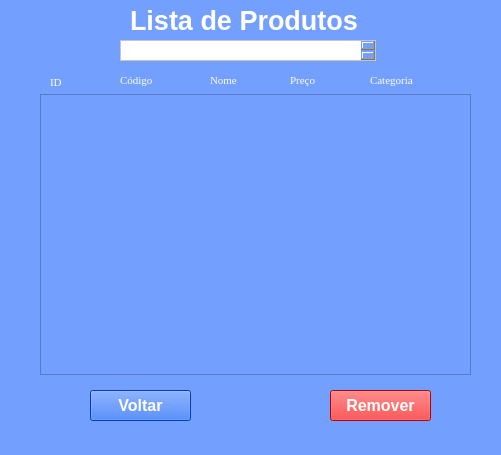
<?xml version="1.0" encoding="UTF-8"?>
<ui version="4.0">
 <class>MainWindow</class>
 <widget class="QMainWindow" name="MainWindow">
  <property name="geometry">
   <rect>
    <x>0</x>
    <y>0</y>
    <width>501</width>
    <height>455</height>
   </rect>
  </property>
  <property name="windowTitle">
   <string>MainWindow</string>
  </property>
  <property name="styleSheet">
   <string notr="true">background-color: rgb(115, 159, 255);</string>
  </property>
  <widget class="QWidget" name="centralwidget">
   <widget class="QLabel" name="labelTitulo">
    <property name="geometry">
     <rect>
      <x>130</x>
      <y>0</y>
      <width>241</width>
      <height>41</height>
     </rect>
    </property>
    <property name="font">
     <font>
      <pointsize>20</pointsize>
      <weight>75</weight>
      <bold>true</bold>
     </font>
    </property>
    <property name="styleSheet">
     <string notr="true">color: rgb(255, 255, 255);</string>
    </property>
    <property name="text">
     <string>Lista de Produtos</string>
    </property>
   </widget>
   <widget class="QTableWidget" name="tabela">
    <property name="geometry">
     <rect>
      <x>40</x>
      <y>94</y>
      <width>431</width>
      <height>281</height>
     </rect>
    </property>
    <property name="font">
     <font>
      <family>Times New Roman</family>
      <pointsize>12</pointsize>
      <weight>75</weight>
      <bold>true</bold>
     </font>
    </property>
    <property name="styleSheet">
     <string notr="true">color: rgb(255, 255, 255);</string>
    </property>
    <property name="autoScrollMargin">
     <number>16</number>
    </property>
    <property name="dragDropOverwriteMode">
     <bool>false</bool>
    </property>
    <property name="selectionMode">
     <enum>QAbstractItemView::ExtendedSelection</enum>
    </property>
    <property name="selectionBehavior">
     <enum>QAbstractItemView::SelectRows</enum>
    </property>
    <property name="showGrid">
     <bool>false</bool>
    </property>
    <property name="gridStyle">
     <enum>Qt::SolidLine</enum>
    </property>
    <property name="wordWrap">
     <bool>true</bool>
    </property>
    <attribute name="horizontalHeaderVisible">
     <bool>false</bool>
    </attribute>
    <attribute name="horizontalHeaderMinimumSectionSize">
     <number>20</number>
    </attribute>
    <attribute name="horizontalHeaderDefaultSectionSize">
     <number>78</number>
    </attribute>
    <attribute name="verticalHeaderVisible">
     <bool>false</bool>
    </attribute>
    <attribute name="verticalHeaderMinimumSectionSize">
     <number>15</number>
    </attribute>
    <attribute name="verticalHeaderDefaultSectionSize">
     <number>15</number>
    </attribute>
    <attribute name="verticalHeaderHighlightSections">
     <bool>false</bool>
    </attribute>
    <attribute name="verticalHeaderShowSortIndicator" stdset="0">
     <bool>false</bool>
    </attribute>
   </widget>
   <widget class="QPushButton" name="botaoVoltar">
    <property name="geometry">
     <rect>
      <x>90</x>
      <y>390</y>
      <width>101</width>
      <height>31</height>
     </rect>
    </property>
    <property name="font">
     <font>
      <pointsize>12</pointsize>
      <weight>75</weight>
      <bold>true</bold>
     </font>
    </property>
    <property name="styleSheet">
     <string notr="true">background-color: rgb(0, 85, 255);
color: rgb(255, 255, 255);</string>
    </property>
    <property name="text">
     <string>Voltar</string>
    </property>
   </widget>
   <widget class="QPushButton" name="botaoRemover">
    <property name="geometry">
     <rect>
      <x>330</x>
      <y>390</y>
      <width>101</width>
      <height>31</height>
     </rect>
    </property>
    <property name="font">
     <font>
      <pointsize>12</pointsize>
      <weight>75</weight>
      <bold>true</bold>
     </font>
    </property>
    <property name="styleSheet">
     <string notr="true">background-color: rgb(255, 0, 0);
color: rgb(255, 255, 255);</string>
    </property>
    <property name="text">
     <string>Remover</string>
    </property>
   </widget>
   <widget class="QLabel" name="label">
    <property name="geometry">
     <rect>
      <x>50</x>
      <y>74</y>
      <width>21</width>
      <height>16</height>
     </rect>
    </property>
    <property name="font">
     <font>
      <family>Times New Roman</family>
      <pointsize>8</pointsize>
      <weight>9</weight>
      <italic>false</italic>
      <bold>false</bold>
     </font>
    </property>
    <property name="styleSheet">
     <string notr="true">color: rgb(255, 255, 255);
font: 75 8pt &quot;Times New Roman&quot;;</string>
    </property>
    <property name="text">
     <string>ID</string>
    </property>
   </widget>
   <widget class="QLabel" name="label_2">
    <property name="geometry">
     <rect>
      <x>120</x>
      <y>74</y>
      <width>47</width>
      <height>13</height>
     </rect>
    </property>
    <property name="font">
     <font>
      <family>Times New Roman</family>
      <pointsize>8</pointsize>
      <weight>9</weight>
      <italic>false</italic>
      <bold>false</bold>
     </font>
    </property>
    <property name="styleSheet">
     <string notr="true">color: rgb(255, 255, 255);
font: 75 8pt &quot;Times New Roman&quot;;</string>
    </property>
    <property name="text">
     <string>Código</string>
    </property>
   </widget>
   <widget class="QLabel" name="label_3">
    <property name="geometry">
     <rect>
      <x>210</x>
      <y>70</y>
      <width>41</width>
      <height>20</height>
     </rect>
    </property>
    <property name="font">
     <font>
      <family>Times New Roman</family>
      <pointsize>8</pointsize>
      <weight>9</weight>
      <italic>false</italic>
      <bold>false</bold>
     </font>
    </property>
    <property name="styleSheet">
     <string notr="true">color: rgb(255, 255, 255);
font: 75 8pt &quot;Times New Roman&quot;;</string>
    </property>
    <property name="text">
     <string>Nome</string>
    </property>
   </widget>
   <widget class="QLabel" name="label_4">
    <property name="geometry">
     <rect>
      <x>290</x>
      <y>74</y>
      <width>47</width>
      <height>13</height>
     </rect>
    </property>
    <property name="font">
     <font>
      <family>Times New Roman</family>
      <pointsize>8</pointsize>
      <weight>9</weight>
      <italic>false</italic>
      <bold>false</bold>
     </font>
    </property>
    <property name="styleSheet">
     <string notr="true">color: rgb(255, 255, 255);
font: 75 8pt &quot;Times New Roman&quot;;</string>
    </property>
    <property name="text">
     <string>Preço</string>
    </property>
   </widget>
   <widget class="QLabel" name="label_5">
    <property name="geometry">
     <rect>
      <x>370</x>
      <y>70</y>
      <width>51</width>
      <height>20</height>
     </rect>
    </property>
    <property name="font">
     <font>
      <family>Times New Roman</family>
      <pointsize>8</pointsize>
      <weight>9</weight>
      <italic>false</italic>
      <bold>false</bold>
     </font>
    </property>
    <property name="styleSheet">
     <string notr="true">color: rgb(255, 255, 255);
font: 75 8pt &quot;Times New Roman&quot;;</string>
    </property>
    <property name="text">
     <string>Categoria</string>
    </property>
   </widget>
   <widget class="QTextBrowser" name="textBrowser">
    <property name="geometry">
     <rect>
      <x>120</x>
      <y>40</y>
      <width>256</width>
      <height>21</height>
     </rect>
    </property>
    <property name="styleSheet">
     <string notr="true">background-color: rgb(255, 255, 255);</string>
    </property>
   </widget>
  </widget>
  <widget class="QMenuBar" name="menubar">
   <property name="geometry">
    <rect>
     <x>0</x>
     <y>0</y>
     <width>501</width>
     <height>21</height>
    </rect>
   </property>
  </widget>
  <widget class="QStatusBar" name="statusbar"/>
 </widget>
 <resources/>
 <connections/>
</ui>
